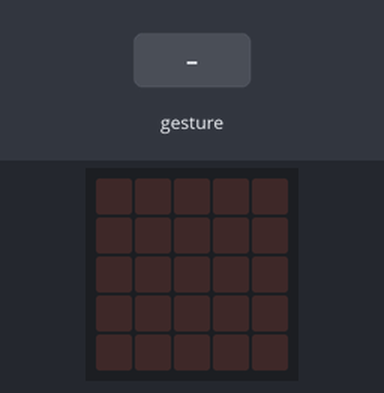
Recording of a program running on a simulated BBC micro:bit (MakeCode). Shown: the board's 5×5 LED display. The inputs (shaded band) are chosen by the test bench. Random numbers come from a fixed seed; a tilt is held for 1.5 s and a shake lasts 1 s, then the board lies face up again.

Above: at 1.2 s.
1.3 s: gesture 'shake'
At 2.0 s:
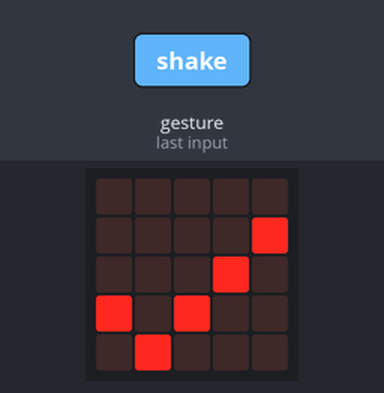
3.0 s: gesture 'shake'
At 4.5 s:
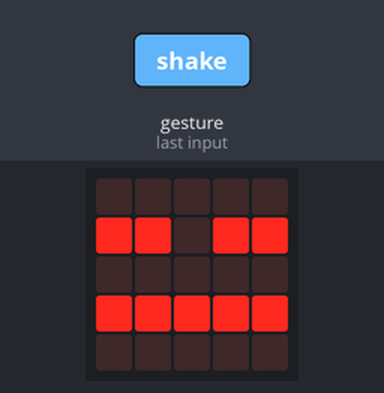
Timing chart, 0 to 6.0 s (numbered marks = the images above; inputs shaded):
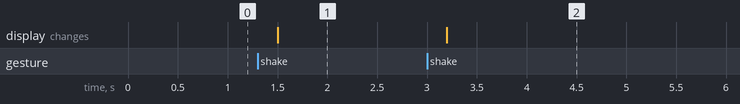

Measured:
- after the input at 1.3 s, the display: changes after 0.20 s (image 1)
- after the input at 3.0 s, the display: changes after 0.20 s (image 2)

The program:

main.ts
```typescript
let pregunta = 0
input.onGesture(Gesture.Shake, function () {
    pregunta = randint(1, 3)
    if (pregunta == 1) {
        basic.showLeds(`
            . . . . .
            . . . . #
            . . . # .
            # . # . .
            . # . . .
            `)
    } else if (pregunta == 2) {
        basic.showLeds(`
            # . . . #
            . # . # .
            . . # . .
            . # . # .
            # . . . #
            `)
    } else {
        basic.showLeds(`
            . . . . .
            # # . # #
            . . . . .
            # # # # #
            . . . . .
            `)
    }
})
```

test.ts
```typescript
// aquí va el archivo "tests"; esto no se compilará cuando este paquete se utilice como una extensión.
```
